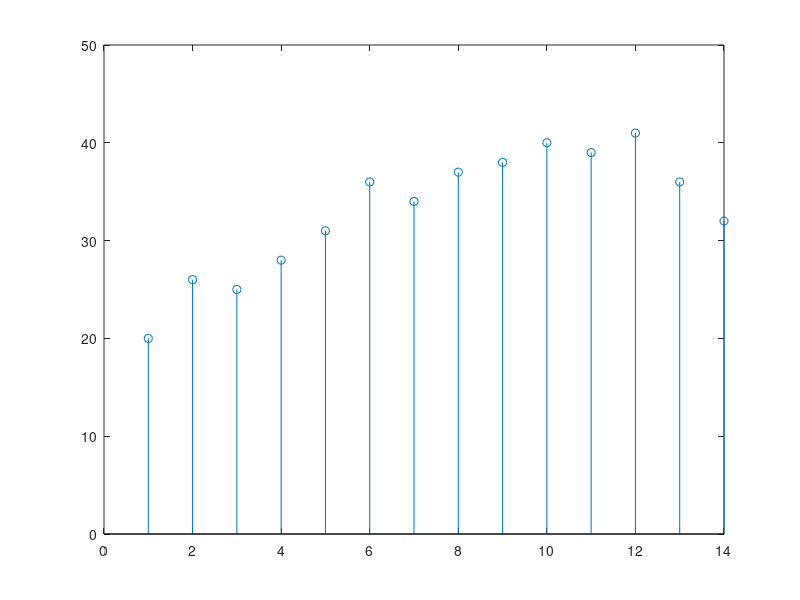

MATLAB code to generate this figure: (Note: this script raises an error after producing the figure.)
clear all
close all
clc
datos=[20 26 25 28 31 36 34 37 38 40 39 41 36 32];
stem(datos)
sum=0;
N=14
M=3;
ventana=zeros(1,M)
salida=zeros(1,N)
for i=1:N
    for j=1:m
        if ((i-j)<1 | (i+j)>(N+1))
            ventana(i)=0
        else
            ventana(i)= datos(i);
        end
    end
    salida(i)=mean (ventana);
end
stem(salida)